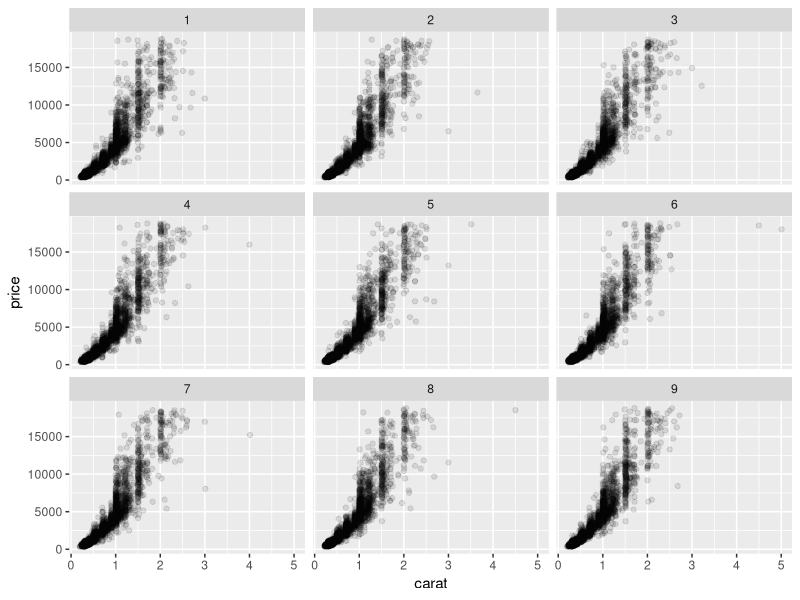

Reproduce this figure in R.
# r2py crawler metadata
# package: ggplot2
# source_type: vignette
# topic: extending-ggplot2_s34
# source_file: C:\Users\bened\AppData\Local\R\win-library\4.5\ggplot2\doc\extending-ggplot2.R
# lines: 52

suppressPackageStartupMessages(library(ggplot2))
#| fig.alt: "Scatterplot with three-by-three panels showing the weight versus
#|  the price of about 10.000 diamonds in every panel. The panels are titled 1
#|  to 9 and show different points, but are visually similar."

facet_bootstrap <- function(n = 9, prop = 0.2, nrow = NULL, ncol = NULL, 
  scales = "fixed", shrink = TRUE, strip.position = "top") {
  
  facet <- facet_wrap(~.bootstrap, nrow = nrow, ncol = ncol, scales = scales, 
    shrink = shrink, strip.position = strip.position)
  facet$params$n <- n
  facet$params$prop <- prop
  ggproto(NULL, FacetBootstrap,
    shrink = shrink,
    params = facet$params
  )
}

FacetBootstrap <- ggproto("FacetBootstrap", FacetWrap,
  compute_layout = function(data, params) {
    id <- seq_len(params$n)

    dims <- wrap_dims(params$n, params$nrow, params$ncol)
    layout <- data.frame(PANEL = factor(id))

    layout$ROW <- as.integer((id - 1L) %/% dims[2] + 1L)
    layout$COL <- as.integer((id - 1L) %% dims[2] + 1L)

    layout <- layout[order(layout$PANEL), , drop = FALSE]
    rownames(layout) <- NULL

    # Add scale identification
    layout$SCALE_X <- if (params$free$x) id else 1L
    layout$SCALE_Y <- if (params$free$y) id else 1L

    cbind(layout, .bootstrap = id)
  },
  map_data = function(data, layout, params) {
    if (is.null(data) || nrow(data) == 0) {
      return(cbind(data, PANEL = integer(0)))
    }
    n_samples <- round(nrow(data) * params$prop)
    new_data <- lapply(seq_len(params$n), function(i) {
      cbind(data[sample(nrow(data), n_samples), , drop = FALSE], PANEL = i)
    })
    do.call(rbind, new_data)
  }
)

ggplot(diamonds, aes(carat, price)) + 
  geom_point(alpha = 0.1) + 
  facet_bootstrap(n = 9, prop = 0.05)
